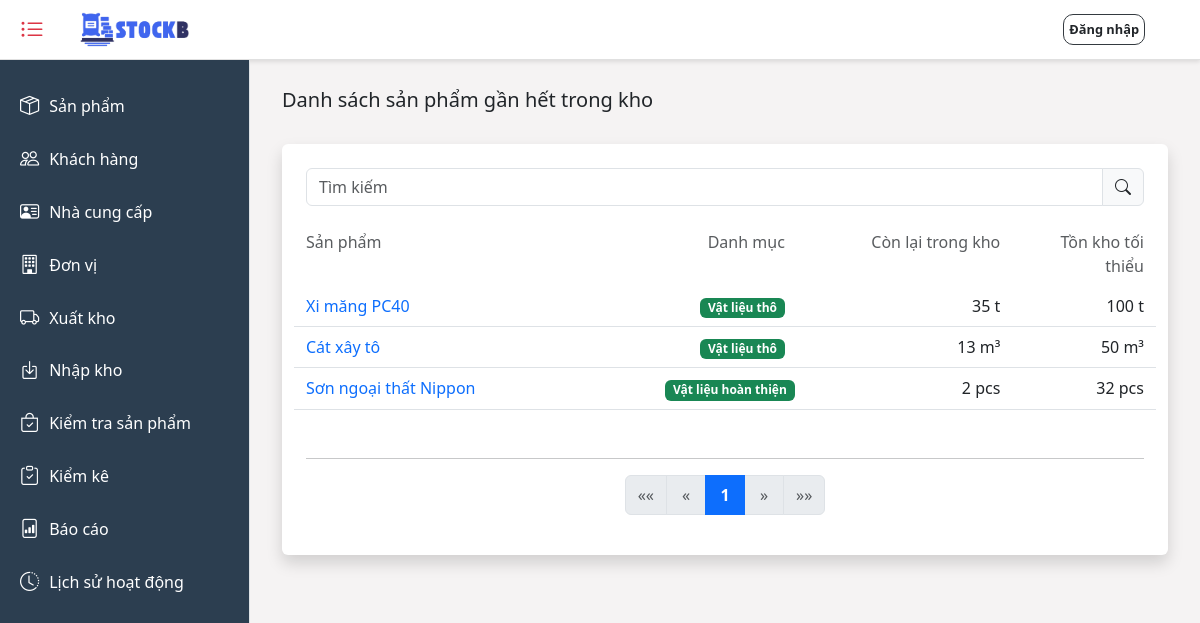
The page /check/low-stock on the database its author committed.
### stockb/models.py (models this page shows, shortened)
class Product(models.Model):
    product_name = models.CharField(max_length=100)
    description = models.TextField(blank=True)
    purchase_price = models.DecimalField(max_digits=10, decimal_places=0)
    selling_price = models.DecimalField(max_digits=10, decimal_places=0)
    minimum_stock = models.IntegerField(default=0)
    inspection_time = models.IntegerField(default=0)
    category = models.ForeignKey(ProductCategory, on_delete=models.CASCADE)
    unit = models.ForeignKey(Unit, on_delete=models.CASCADE)
    supplier = models.ForeignKey(Supplier, on_delete=models.CASCADE)
    created_at = models.DateTimeField(auto_now_add=True)
    updated_at = models.DateTimeField(auto_now=True)

class ProductCategory(models.Model):
    category_name = models.CharField(max_length=100)
    description = models.TextField(
        blank=True,
        null=True
    )
    created_at = models.DateTimeField(auto_now_add=True)
    updated_at = models.DateTimeField(auto_now=True)

class Unit(models.Model):
    unit_name = models.CharField(max_length=50)
    unit_symbol = models.CharField(max_length=10)
    created_at = models.DateTimeField(auto_now_add=True)
    updated_at = models.DateTimeField(auto_now=True)

### stockb/views/check_views.py (the view)
# urls.py: path('check/low-stock', check_views.low_stock_list_view, name='low_stock_list'),
def low_stock_list_view(request):
    search_query = request.GET.get('q', '')
    low_stock_products = []
    product_details_active = ProductDetail.objects.filter(status="ACTIVE")
    products = Product.objects.all().prefetch_related(
        Prefetch('product_details', queryset=product_details_active)
    ).select_related('category', 'unit')
    if search_query:
        products = products.filter(product_name__icontains=search_query)
    for product in products:
        total_quantity = product.product_details.aggregate(total=Sum('remaining_quantity'))['total'] or 0
        if total_quantity <= product.minimum_stock:
            low_stock_products.append({
                'product': product,
                'total_quantity': total_quantity,
                'minimum_stock': product.minimum_stock,
            })
    paginator = Paginator(low_stock_products, 10)
    page_number = request.GET.get('page')
    page_obj = paginator.get_page(page_number)
    context = {
        "title": "Hàng gần hết trong kho",
        "low_stock_products": page_obj,
        "search_query": search_query,
    }
    return render(request, 'check/low_stock_list.html', context)

### stockb/context_processors.py (called while the page is built)
def notifications(request):
    return {
        'notifications': Notification.objects.all()[:50]
    }

### stockb/templates/check/low_stock_list.html (shortened to what this page needs)
{% extends 'base.html' %}
{% load static %}
{% block extra_head %}
    <link rel="stylesheet" href="{% static 'css/share.css' %}">
{% endblock %}
{% block content %}
    <div class="d-flex justify-content-between align-items-center mb-4">
        <h5>Danh sách sản phẩm gần hết trong kho</h5>
    </div>
    <div class="container bg-white p-4 rounded shadow">
        <form method="get" class="input-group mb-4">
            <input type="text" name="q" class="form-control" placeholder="Tìm kiếm" value="{{ search_query }}">
            <button type="submit" class="input-group-text"><i class="bi bi-search"></i></button>
        </form>
        <div class="row mb-2 text-muted">
            <div class="col-5">Sản phẩm</div>
            <div class="col-2 text-end">Danh mục</div>
            <div class="col-3 text-end">Còn lại trong kho</div>
            <div class="col-2 text-end">Tồn kho tối thiểu</div>
        </div>
        {% for item in low_stock_products %}
        <div class="row py-2 border-bottom align-items-center">
            <a href="/product/{{ item.product.id }}" class="col-5">
                {{ item.product.product_name }}
            </a>
            <div class="col-2 text-end">
                <span class="badge bg-success">{{ item.product.category.category_name }}</span>
            </div>
            <div class="col-3 text-end">
                <span>{{ item.total_quantity }} {{ item.product.unit.unit_symbol }}</span>
            </div>
            <div class="col-2 text-end">
                <span>{{ item.minimum_stock }} {{ item.product.unit.unit_symbol }}</span>
            </div>
        </div>
        {% empty %}
        <div class="row py-2">
            <div class="col-12 text-center text-muted">
                Không có sản phẩm nào gần hết trong kho.
            </div>
        </div>
        {% endfor %}
        <div class="mt-5">
            {% include 'Pagination/pagination.html' with page_obj=low_stock_products %}
        </div>
    </div>
{% endblock %}

### static/css/share.css (style rules this page uses)
a { text-decoration: none; }

### rows shown on the page
Product: product.product_name "Xi măng PC40", product.category.category_name "Vật liệu thô", total_quantity "35", product.unit.unit_symbol "t", minimum_stock "100"
Product: product.product_name "Cát xây tô", product.category.category_name "Vật liệu thô", total_quantity "13", product.unit.unit_symbol "m³", minimum_stock "50"
Product: product.product_name "Sơn ngoại thất Nippon", product.category.category_name "Vật liệu hoàn thiện", total_quantity "2", product.unit.unit_symbol "pcs", minimum_stock "32"

### other values the page prints
{{ i }} "1"
